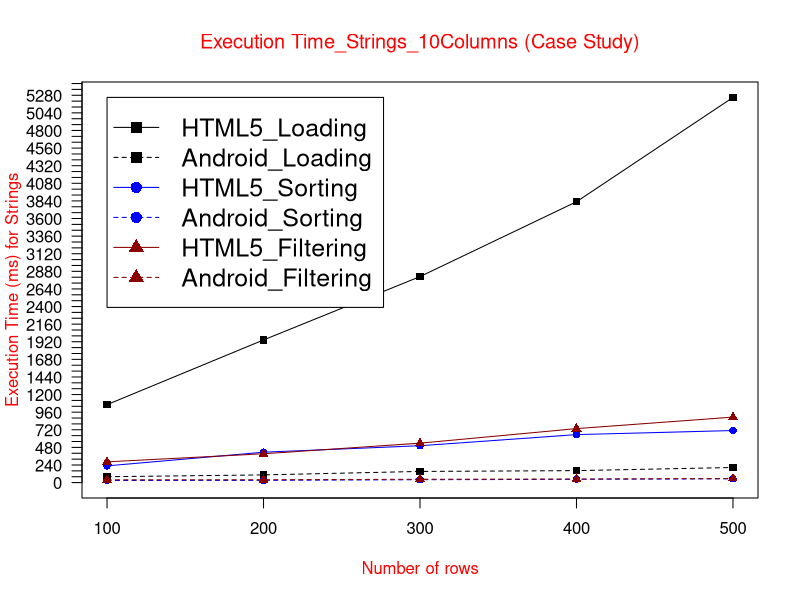

This figure's R source:
data <- read.table("(CS)ETstr10col.txt", header = TRUE)

max_y <- max(data)
plot_colors <- c("black", "blue", "red4")
png(filename="(CS)ETstr10Col.png", height = 1000, width = 1300, bg = "white")
plot(data$HTML5_Loading, type = "o", col = plot_colors[1], pch=15,  ylim=c(0,max_y), axes=FALSE, ann=FALSE)
axis(1, at=1:5, lab=c("100", "200", "300", "400", "500"))
axis(2, las=1, at=80*0:max_y, cex.axis = 1)

box()
lines(data$Android_Loading, type="o", pch=15, lty=2, col=plot_colors[1])
lines(data$HTML5_Sorting, type="o", pch=16, lty=1,  col=plot_colors[2])
lines(data$Android_Sorting, type="o", pch=16, lty=2,  col=plot_colors[2])   
lines(data$HTML5_Filtering, type="o", pch=17, lty=1, col=plot_colors[3])
lines(data$Android_Filtering, type="o", pch=17, lty=2,   col=plot_colors[3])

title(main="Execution Time_Strings_10Columns (Case Study)", col.main="red", font.main=6)
title(xlab= "Number of rows", col.lab="red")
title(ylab= "Execution Time (ms) for Strings", col.lab="red")
legend(1, max_y, names(data), cex=1.5, col=c("black", "black","blue", "blue","red4","red4"), pch=c(15,15,16,16,17,17), lty=c(1,2,1,2,1,2));


dev.off()
